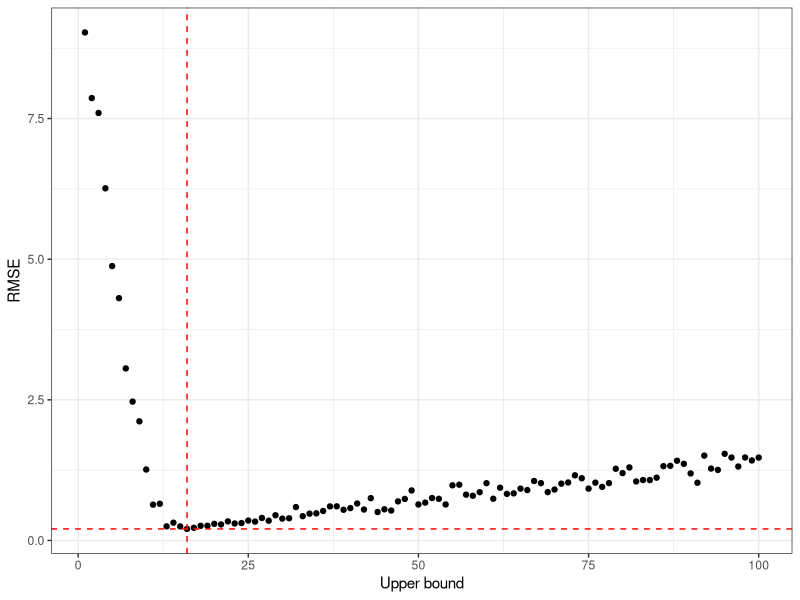

This chart was generated by the following R code:
# cs208 HW 2 - Question 2
# Anthony Rentsch

# Set up
require(plyr); require(dplyr); require(ggplot2)

# a
poissonDGP <- function(n){ return(rpois(n, lambda=10)) }

# b
sgn <- function(x) {     # function borrowed from class
  return(ifelse(x < 0, -1, 1))
}

rlap = function(mu=0, b=1, size=1) {     # function borrowed from class
  p <- runif(size) - 0.5
  draws <- mu - b * sgn(p) * log(1 - 2 * abs(p))
  return(draws)
}

clip <- function(x, lower, upper){     # function borrowed from class
  x.clipped <- x
  x.clipped[x.clipped<lower] <- lower
  x.clipped[x.clipped>upper] <- upper
  return(x.clipped)	
}

laplaceClampRelease <- function(x, epsilon, a=0, b=1){
  n <- length(x)
  sensitivity <- (a - b)/n
  scale <- sensitivity / epsilon
  
  x.clipped <- clip(x, a, b)
  clipped.mean <- mean(x.clipped)
  noisy.mean <- clipped.mean + rlap(mu=0, b=scale, size=1)
  release.mean <- clip(noisy.mean, a, b)
  true.mean <- mean(x)
    
  return(list(release=release.mean, true=true.mean))
}

rmse <- function(pred, true){ return(sqrt(mean((pred-true)^2))) }

# c
n = 200
epsilon = 0.5
b_vals = seq(from=1, to=100, by=1)
n_sims <- 100

results <- matrix(NA, nrow=(length(b_vals)*n_sims), ncol=4)
i = 1
for (b in b_vals){
  dat <- poissonDGP(n)
  for (j in 1:n_sims){
    DPrelease <- laplaceClampRelease(dat, epsilon, a=0, b=b)
    results[i,1] <- b
    results[i,2] <- j
    results[i,3] <- DPrelease$release
    results[i,4] <- DPrelease$true
    i = i + 1
  }
}
results_df <- data.frame(results)
names(results_df) <- c("b", "sim", "release", "true")
avg_results_df <- results_df %>% group_by(b) %>% summarise(rmse = rmse(release, true))

q2_plot <- ggplot(data=avg_results_df, aes(x=b, y=rmse)) +
  geom_point() + geom_hline(yintercept = min(avg_results_df$rmse), col="red", lty=2) +
  geom_vline(xintercept = avg_results_df[which.min(avg_results_df$rmse), ]$b, col="red", lty=2) +
  labs(x="Upper bound", y="RMSE") + theme_bw()
q2_plot




